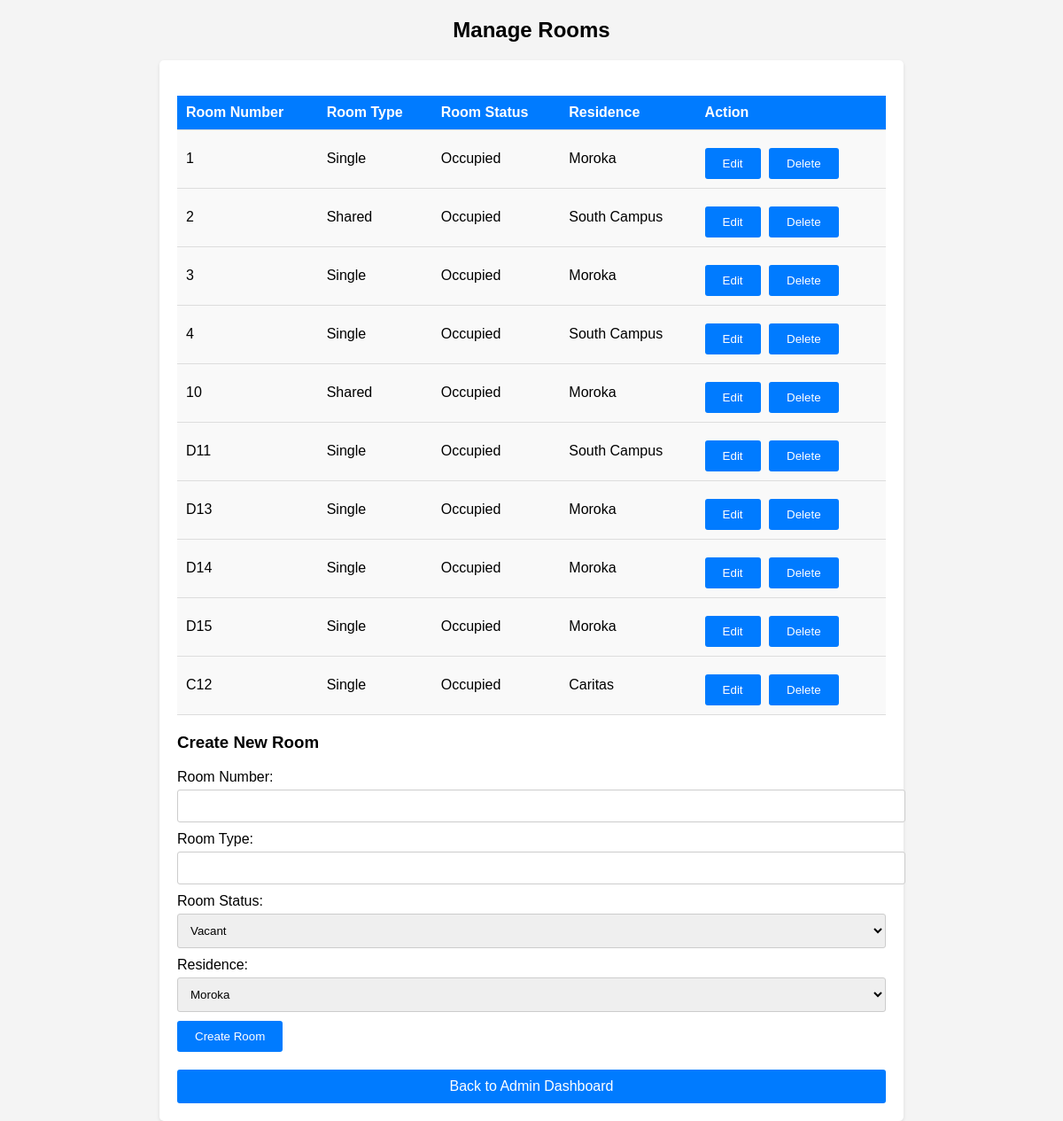
/manage_rooms.php (signed in), run on the app's committed database.
### tables this page shows
CREATE TABLE IF NOT EXISTS `room` (
  `Student_ID` int DEFAULT NULL,
  `Room_ID` int NOT NULL AUTO_INCREMENT,
  `Room_Number` varchar(255) DEFAULT NULL,
  `Room_Type` varchar(255) DEFAULT NULL,
  `Room_Status` varchar(255) DEFAULT NULL,
  `Residence_ID` int DEFAULT NULL,
  PRIMARY KEY (`Room_ID`),
  KEY `Student_ID` (`Student_ID`),
  KEY `Residence` (`Residence_ID`)
);

CREATE TABLE IF NOT EXISTS `residence` (
  `Residence_ID` int NOT NULL AUTO_INCREMENT,
  `Name` varchar(255) DEFAULT NULL,
  `Address` varchar(255) DEFAULT NULL,
  `Capacity` int DEFAULT NULL,
  `Current_Occupancy` int DEFAULT NULL,
  `Residence_Manager` varchar(255) DEFAULT NULL,
  `Application_Deadline` date DEFAULT NULL,
  `Availability_Status` varchar(255) DEFAULT NULL,
  PRIMARY KEY (`Residence_ID`)
);

### manage_rooms.php (the view, shortened to what this page needs)
<?php
require('db.php');
$sql = "SELECT * FROM room";
$result = mysqli_query($conn, $sql);
$rooms = array();
if ($result) {
    while ($row = mysqli_fetch_assoc($result)) {
        $rooms[] = $row;
    }
}
?>
<!DOCTYPE html>
<html lang="en">
<head>
</head>
<body>
    <h2>Manage Rooms</h2>
    <div class="container">
        <table>
            <thead>
                <tr>
                    <th>Room Number</th>
                    <th>Room Type</th>
                    <th>Room Status</th>
                    <th>Residence</th>
                    <th>Action</th>
                </tr>
            </thead>
            <tbody>
                <?php
                foreach ($rooms as $room) :
                    $residence_id = $room['Residence_ID'];
                    $residence_query = "SELECT Name FROM residence WHERE Residence_ID = $residence_id";
                    $residence_result = mysqli_query($conn, $residence_query);
                    $residence_name = "";
                    if ($residence_result && mysqli_num_rows($residence_result) > 0) {
                        $residence_data = mysqli_fetch_assoc($residence_result);
                        $residence_name = $residence_data['Name'];
                    }
                ?>
                    <tr>
                        <td><?php echo $room['Room_Number']; ?></td>
                        <td><?php echo $room['Room_Type']; ?></td>
                        <td><?php echo $room['Room_Status']; ?></td>
                        <td><?php echo $residence_name; ?></td>
                        <td>
                            <form method="post" action="manage_rooms.php">
                                <button type="submit" name="edit_room">Edit</button>
                                <button type="submit" name="delete_room">Delete</button>
                            </form>
                        </td>
                    </tr>
                <?php endforeach; ?>
            </tbody>
        </table>
        <h3>Create New Room</h3>
        <form method="post" action="manage_rooms.php">
            <label for="room_number">Room Number:</label>
            <input type="text" id="room_number" name="room_number" required><br>
            <label for="room_type">Room Type:</label>
            <input type="text" id="room_type" name="room_type" required><br>
            <label for="room_status">Room Status:</label>
            <select id="room_status" name="room_status" required>
                <option value="Vacant">Vacant</option>
            </select><br>
            <label for="residence_id">Residence:</label>
            <select id="residence_id" name="residence_id" required>
                <?php
                $residence_sql = "SELECT Residence_ID, Name FROM residence";
                $residence_result = mysqli_query($conn, $residence_sql);
                if ($residence_result) {
                    while ($residence_row = mysqli_fetch_assoc($residence_result)) {
                        $residence_id = $residence_row['Residence_ID'];
                        $residence_name = $residence_row['Name'];
                        echo "<option value='$residence_id'>$residence_name</option>";
                    }
                }
                ?>
            </select><br>
            <button type="submit" name="create_room">Create Room</button>
        </form>
        <a href="admin.php">Back to Admin Dashboard</a>
    </div>
</body>
</html>

### manage_rooms.php (style rules this page uses)
body { font-family: Arial, sans-serif; background-color: #f4f4f4; margin: 0; padding: 0; }
h2 { text-align: center; }
.container { max-width: 800px; margin: 0 auto; background-color: #fff; padding: 20px; border-radius: 5px; box-shadow: 0 2px 4px rgba(0, 0, 0, 0.1); }
h3 { margin-top: 20px; }
table { width: 100%; border-collapse: collapse; margin-top: 20px; }
table th, table td { padding: 10px; text-align: left; border-bottom: 1px solid #ddd; }
table th { background-color: #007BFF; color: #fff; }
table td { background-color: #f9f9f9; }
button { background-color: #007BFF; color: #fff; border: none; padding: 5px 10px; cursor: pointer; margin-right: 5px; }
form { display: inline; }
label { display: block; margin-top: 10px; }
input[type="text"], input[type="number"], select { width: 100%; padding: 10px; border: 1px solid #ccc; border-radius: 3px; margin-top: 5px; }
button[type="submit"] { background-color: #007BFF; color: #fff; border: none; border-radius: 3px; padding: 10px 20px; cursor: pointer; margin-top: 10px; }
a { display: block; text-align: center; margin-top: 20px; text-decoration: none; background-color: #007BFF; color: #fff; padding: 10px 20px; border-radius: 3px; }

### data on the page
room: Room_Number "1", Room_Type "Single", Room_Status "Occupied", Residence_ID.Name "Moroka"
room: Room_Number "2", Room_Type "Shared", Room_Status "Occupied", Residence_ID.Name "South Campus"
room: Room_Number "3", Room_Type "Single", Room_Status "Occupied", Residence_ID.Name "Moroka"
room: Room_Number "4", Room_Type "Single", Room_Status "Occupied", Residence_ID.Name "South Campus"
room: Room_Number "10", Room_Type "Shared", Room_Status "Occupied", Residence_ID.Name "Moroka"
room: Room_Number "D11", Room_Type "Single", Room_Status "Occupied", Residence_ID.Name "South Campus"
room: Room_Number "D13", Room_Type "Single", Room_Status "Occupied", Residence_ID.Name "Moroka"
room: Room_Number "D14", Room_Type "Single", Room_Status "Occupied", Residence_ID.Name "Moroka"
room: Room_Number "D15", Room_Type "Single", Room_Status "Occupied", Residence_ID.Name "Moroka"
room: Room_Number "C12", Room_Type "Single", Room_Status "Occupied", Residence_ID.Name "Caritas"

### other printed values
form field residence_id "Moroka"
